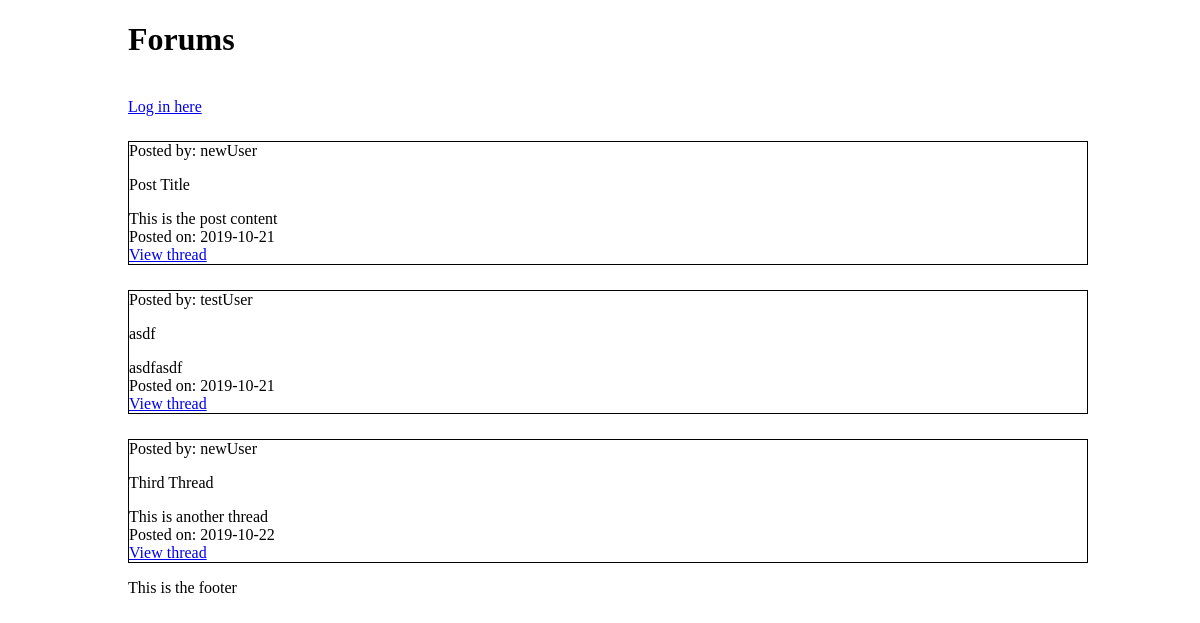
/forum.php, run on the app's committed database.
### tables this page shows
CREATE TABLE IF NOT EXISTS `threads` (
  `thread_id` int(11) NOT NULL AUTO_INCREMENT,
  `subject` varchar(255) NOT NULL,
  `description` varchar(255) DEFAULT NULL,
  `created` date NOT NULL,
  `posted_by` varchar(255) NOT NULL,
  PRIMARY KEY (`thread_id`)
);

### forum.php (the view, shortened to what this page needs)
<?php
$conn = OpenDB();
include('header.php');
?>
<h1>Forums</h1><br>
<div id="forum-container">
<?php
if (isset($_SESSION["loggedin"])) {
    if ($_SESSION["loggedin"] === false) {
        echo "<a href='login.php'>Log in here</a>";
    } else {
        if ($_SERVER["REQUEST_METHOD"] == "POST") {
            $sql = "INSERT INTO threads (subject, description, post_date, post_user) VALUES (?, ?, NOW(), ?)";
            if($statement = $conn->prepare($sql)){
             $statement->bind_param("sss", $param_title, $param_content, $param_user);
             $param_title = $_POST["post_title"];
             $param_content = $_POST["post_content"];
             $param_user = $_SESSION["username"];
             if($statement->execute()){
                 header("location: index.php");
             }
             $conn->query($sql);
             $statement->close();
            }
        }
    }
} else {
    echo "<a href='login.php'>Log in here</a>";
}
?>
<?php
    $sql = "SELECT * FROM threads";
    $result = $conn->query($sql);
    while ($row = $result->fetch_assoc()) {
        echo "<div class='forum_post'>";
        echo "Posted by: " . $row["posted_by"] . "<p>" . $row["subject"] . "</p>" . $row["description"] . "<br>";
        echo "Posted on: " . $row["created"] . "<br>";
        echo "<a href=forum_thread.php?id=" . $row["thread_id"] . ">View thread</a>";
        echo "</div>";
    }
?>
</div>
<?php
include('footer.php');
?>

### css/style.css (style rules this page uses)
html { width:80%; margin:auto; }
body { width:100%; background-color: #fff }
.forum_post { border: 1px solid black; margin-top: 25px; }

### data on the page
threads: posted_by "newUser", subject "Post Title", description "This is the post content", created "2019-10-21"
threads: posted_by "testUser", subject "asdf", description "asdfasdf", created "2019-10-21"
threads: posted_by "newUser", subject "Third Thread", description "This is another thread", created "2019-10-22"
